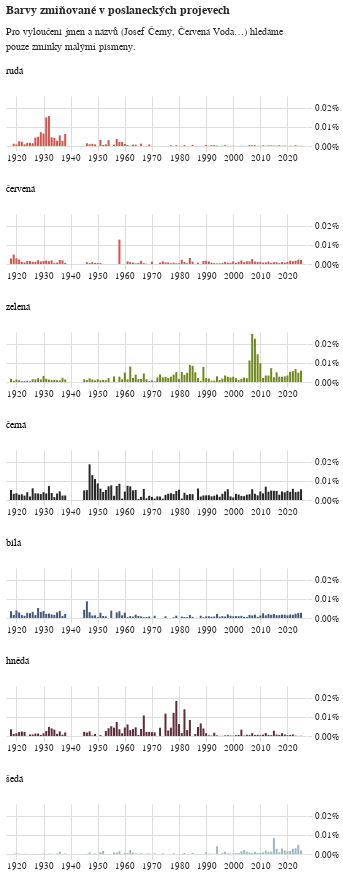

The notebook cell this image was saved under:
### Code cell
barvy_graf = alt.Chart(
    barvy.to_pandas(),
    width=300,
    height=50,
    title=alt.Title(
        'Barvy zmiňované v poslaneckých projevech',
        subtitle=['Pro vyloučení jmen a názvů (Josef Černý, Červená Voda…) hledáme','pouze zmínky malými písmeny.']
    )
).mark_bar(
    width=2
).encode(
    alt.X("datum:T", title=None),
    alt.Y("pomer:Q", axis=alt.Axis(title=None, orient="right",format="%")),
    alt.Row(
        "co:N", title=None, header=alt.Header(labelAngle=0, labelAlign='left', labelAnchor='start', labelOrient='top', labelFont='Asap'),
        sort=poradi
    ),
    alt.Color("co:N", title=None, legend=None, scale=alt.Scale(
        range=['#D6534B','#D6534B','#70871E','#292829','#445B78','#5E2D3A','#9eb8c1','#E09DA3']
    ), sort=poradi
             )
).resolve_axis(
    x="independent"
).configure_view(
    stroke='transparent'
)

barvy_graf

### Figure 1 — Vega-Lite specification as saved in the notebook (floating-point values rounded to 4 significant figures; data arrays with more than 128 entries replaced by an {"elided": "..."} marker saying what was removed)
{"config": {"title": {"font": "Noticia Text", "fontSize": 11.5, "anchor": "start", "lineHeight": 19, "fontWeight": "bolder", "subtitleFont": "Noticia Text", "subtitleFontSize": 10, "subtitleLineHeight": 15, "subtitlePadding": 10, "dy": -10, "color": "#292829", "subtitleColor": "#292829"}, "axis": {"labelFont": "Asap", "titleFont": "Asap", "fontWeight": "lighter", "titleFontWeight": "lighter", "labelFontSize": 9, "titleFontSize": 9, "labelPadding": 2, "titlePadding": 9, "domainOpacity": 0, "tickColor": "#DCDDD6", "labelColor": "#292829"}, "legend": {"labelFont": "Asap", "labelFontWeight": "normal", "titleFont": "Asap", "titleFontWeight": "normal", "labelFontSize": 9, "titleFontSize": 9, "labelColor": "#292829"}, "view": {"stroke": "transparent"}}, "data": {"name": "data-243bb80bc2f9adf9ad2d97b1050fef54"}, "mark": {"type": "bar", "width": 2}, "encoding": {"color": {"field": "co", "legend": null, "scale": {"range": ["#D6534B", "#D6534B", "#70871E", "#292829", "#445B78", "#5E2D3A", "#9eb8c1", "#E09DA3"]}, "sort": ["rudá", "červená", "zelená", "černá", "bílá", "hnědá", "růžová", "šedá"], "title": null, "type": "nominal"}, "row": {"field": "co", "header": {"labelAlign": "left", "labelAnchor": "start", "labelAngle": 0, "labelFont": "Asap", "labelOrient": "top"}, "sort": ["rudá", "červená", "zelená", "černá", "bílá", "hnědá", "růžová", "šedá"], "title": null, "type": "nominal"}, "x": {"field": "datum", "title": null, "type": "temporal"}, "y": {"axis": {"format": "%", "orient": "right", "title": null}, "field": "pomer", "type": "quantitative"}}, "height": 50, "resolve": {"axis": {"x": "independent"}}, "title": {"text": "Barvy zmiňované v poslaneckých projevech", "subtitle": ["Pro vyloučení jmen a názvů (Josef Černý, Červená Voda…) hledáme", "pouze zmínky malými písmeny."]}, "width": 300, "$schema": "https://vega.github.io/schema/vega-lite/v5.8.0.json", "datasets": {"data-243bb80bc2f9adf9ad2d97b1050fef54": {"elided": "714 records"}}}
